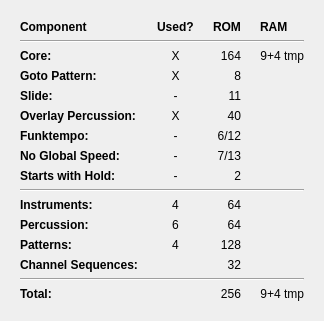
      <widget class="QWidget" name="tabInfo">
       <property name="sizePolicy">
        <sizepolicy hsizetype="Expanding" vsizetype="Expanding">
         <horstretch>0</horstretch>
         <verstretch>0</verstretch>
        </sizepolicy>
       </property>
       <attribute name="title">
        <string>Info</string>
       </attribute>
       <layout class="QVBoxLayout" name="verticalLayout_5">
        <item alignment="Qt::AlignHCenter|Qt::AlignVCenter">
         <widget class="QWidget" name="widgetInfoTable" native="true">
          <property name="sizePolicy">
           <sizepolicy hsizetype="Minimum" vsizetype="Minimum">
            <horstretch>0</horstretch>
            <verstretch>0</verstretch>
           </sizepolicy>
          </property>
          <layout class="QGridLayout" name="gridLayout">
           <item row="13" column="0">
            <widget class="QLabel" name="label_45">
             <property name="text">
              <string>&lt;b&gt;Channel Sequences:&lt;/b&gt;</string>
             </property>
            </widget>
           </item>
           <item row="0" column="3">
            <widget class="QLabel" name="label_26">
             <property name="text">
              <string/>
             </property>
            </widget>
           </item>
           <item row="0" column="1">
            <widget class="QLabel" name="label_25">
             <property name="text">
              <string/>
             </property>
            </widget>
           </item>
           <item row="15" column="4">
            <widget class="QLabel" name="labelInfoRomTotal">
             <property name="text">
              <string>256</string>
             </property>
             <property name="alignment">
              <set>Qt::AlignRight|Qt::AlignTrailing|Qt::AlignVCenter</set>
             </property>
            </widget>
           </item>
           <item row="14" column="0" colspan="7">
            <widget class="Line" name="line_3">
             <property name="orientation">
              <enum>Qt::Horizontal</enum>
             </property>
            </widget>
           </item>
           <item row="0" column="0">
            <widget class="QLabel" name="label_10">
             <property name="text">
              <string>&lt;b&gt;Component&lt;/b&gt;</string>
             </property>
            </widget>
           </item>
           <item row="0" column="2">
            <widget class="QLabel" name="label_12">
             <property name="text">
              <string>&lt;b&gt;Used?&lt;/b&gt;</string>
             </property>
            </widget>
           </item>
           <item row="0" column="4">
            <widget class="QLabel" name="label_13">
             <property name="text">
              <string>&lt;b&gt;ROM&lt;/b&gt;</string>
             </property>
            </widget>
           </item>
           <item row="0" column="6">
            <widget class="QLabel" name="label_14">
             <property name="text">
              <string>&lt;b&gt;RAM&lt;/b&gt;</string>
             </property>
            </widget>
           </item>
           <item row="2" column="0">
            <widget class="QLabel" name="label_15">
             <property name="text">
              <string>&lt;html&gt;&lt;head/&gt;&lt;body&gt;&lt;p&gt;&lt;span style=&quot; font-weight:600;&quot;&gt;Core:&lt;/span&gt;&lt;/p&gt;&lt;/body&gt;&lt;/html&gt;</string>
             </property>
            </widget>
           </item>
           <item row="2" column="6">
            <widget class="QLabel" name="label_18">
             <property name="text">
              <string>9+4 tmp</string>
             </property>
             <property name="alignment">
              <set>Qt::AlignRight|Qt::AlignTrailing|Qt::AlignVCenter</set>
             </property>
            </widget>
           </item>
           <item row="2" column="4">
            <widget class="QLabel" name="labelCoreRom">
             <property name="text">
              <string>164</string>
             </property>
             <property name="alignment">
              <set>Qt::AlignRight|Qt::AlignTrailing|Qt::AlignVCenter</set>
             </property>
            </widget>
           </item>
           <item row="2" column="2">
            <widget class="QLabel" name="label_16">
             <property name="text">
              <string>X</string>
             </property>
             <property name="alignment">
              <set>Qt::AlignCenter</set>
             </property>
            </widget>
           </item>
           <item row="5" column="0">
            <widget class="QLabel" name="label_28">
             <property name="text">
              <string>&lt;html&gt;&lt;head/&gt;&lt;body&gt;&lt;p&gt;&lt;span style=&quot; font-weight:600;&quot;&gt;Overlay Percussion:&lt;/span&gt;&lt;/p&gt;&lt;/body&gt;&lt;/html&gt;</string>
             </property>
            </widget>
           </item>
           <item row="4" column="0">
            <widget class="QLabel" name="label_22">
             <property name="text">
              <string>&lt;html&gt;&lt;head/&gt;&lt;body&gt;&lt;p&gt;&lt;span style=&quot; font-weight:600;&quot;&gt;Slide:&lt;/span&gt;&lt;/p&gt;&lt;/body&gt;&lt;/html&gt;</string>
             </property>
            </widget>
           </item>
           <item row="3" column="2">
            <widget class="QLabel" name="labelGotoUsed">
             <property name="text">
              <string>X</string>
             </property>
             <property name="alignment">
              <set>Qt::AlignCenter</set>
             </property>
            </widget>
           </item>
           <item row="3" column="4">
            <widget class="QLabel" name="labelGotoRom">
             <property name="text">
              <string>8</string>
             </property>
             <property name="alignment">
              <set>Qt::AlignRight|Qt::AlignTrailing|Qt::AlignVCenter</set>
             </property>
            </widget>
           </item>
           <item row="3" column="0">
            <widget class="QLabel" name="label_19">
             <property name="text">
              <string>&lt;html&gt;&lt;head/&gt;&lt;body&gt;&lt;p&gt;&lt;span style=&quot; font-weight:600;&quot;&gt;Goto Pattern:&lt;/span&gt;&lt;/p&gt;&lt;/body&gt;&lt;/html&gt;</string>
             </property>
            </widget>
           </item>
           <item row="4" column="4">
            <widget class="QLabel" name="labelSlideRom">
             <property name="text">
              <string>11</string>
             </property>
             <property name="alignment">
              <set>Qt::AlignRight|Qt::AlignTrailing|Qt::AlignVCenter</set>
             </property>
            </widget>
           </item>
           <item row="4" column="2">
            <widget class="QLabel" name="labelSlideUsed">
             <property name="text">
              <string>-</string>
             </property>
             <property name="alignment">
              <set>Qt::AlignCenter</set>
             </property>
            </widget>
           </item>
           <item row="5" column="2">
            <widget class="QLabel" name="labelOverlayUsed">
             <property name="text">
              <string>X</string>
             </property>
             <property name="alignment">
              <set>Qt::AlignCenter</set>
             </property>
            </widget>
           </item>
           <item row="0" column="5">
            <widget class="QLabel" name="label_27">
             <property name="text">
              <string/>
             </property>
            </widget>
           </item>
           <item row="6" column="2">
            <widget class="QLabel" name="labelFunktempoUsed">
             <property name="text">
              <string>-</string>
             </property>
             <property name="alignment">
              <set>Qt::AlignCenter</set>
             </property>
            </widget>
           </item>
           <item row="5" column="4">
            <widget class="QLabel" name="labelOverlayRom">
             <property name="text">
              <string>40</string>
             </property>
             <property name="alignment">
              <set>Qt::AlignRight|Qt::AlignTrailing|Qt::AlignVCenter</set>
             </property>
            </widget>
           </item>
           <item row="6" column="0">
            <widget class="QLabel" name="label_31">
             <property name="text">
              <string>&lt;html&gt;&lt;head/&gt;&lt;body&gt;&lt;p&gt;&lt;span style=&quot; font-weight:600;&quot;&gt;Funktempo:&lt;/span&gt;&lt;/p&gt;&lt;/body&gt;&lt;/html&gt;</string>
             </property>
            </widget>
           </item>
           <item row="6" column="4">
            <widget class="QLabel" name="labelFunktempoRom">
             <property name="text">
              <string>6/12</string>
             </property>
             <property name="alignment">
              <set>Qt::AlignRight|Qt::AlignTrailing|Qt::AlignVCenter</set>
             </property>
            </widget>
           </item>
           <item row="8" column="2">
            <widget class="QLabel" name="labelStartsWithHold">
             <property name="text">
              <string>-</string>
             </property>
             <property name="alignment">
              <set>Qt::AlignCenter</set>
             </property>
            </widget>
           </item>
           <item row="8" column="4">
            <widget class="QLabel" name="labelStartsWithHoldRom">
             <property name="text">
              <string>2</string>
             </property>
             <property name="alignment">
              <set>Qt::AlignRight|Qt::AlignTrailing|Qt::AlignVCenter</set>
             </property>
            </widget>
           </item>
           <item row="8" column="0">
            <widget class="QLabel" name="label_34">
             <property name="text">
              <string>&lt;html&gt;&lt;head/&gt;&lt;body&gt;&lt;p&gt;&lt;span style=&quot; font-weight:600;&quot;&gt;Starts with Hold:&lt;/span&gt;&lt;/p&gt;&lt;/body&gt;&lt;/html&gt;</string>
             </property>
            </widget>
           </item>
           <item row="10" column="0">
            <widget class="QLabel" name="label_39">
             <property name="text">
              <string>&lt;html&gt;&lt;head/&gt;&lt;body&gt;&lt;p&gt;&lt;span style=&quot; font-weight:600;&quot;&gt;Instruments:&lt;/span&gt;&lt;/p&gt;&lt;/body&gt;&lt;/html&gt;</string>
             </property>
            </widget>
           </item>
           <item row="10" column="4">
            <widget class="QLabel" name="labelInstrumentsRom">
             <property name="text">
              <string>64</string>
             </property>
             <property name="alignment">
              <set>Qt::AlignRight|Qt::AlignTrailing|Qt::AlignVCenter</set>
             </property>
            </widget>
           </item>
           <item row="1" column="0" colspan="7">
            <widget class="Line" name="line">
             <property name="orientation">
              <enum>Qt::Horizontal</enum>
             </property>
            </widget>
           </item>
           <item row="12" column="0">
            <widget class="QLabel" name="label_43">
             <property name="text">
              <string>&lt;b&gt;Patterns:&lt;/b&gt;</string>
             </property>
            </widget>
           </item>
           <item row="11" column="4">
            <widget class="QLabel" name="labelPercussionRom">
             <property name="text">
              <string>64</string>
             </property>
             <property name="alignment">
              <set>Qt::AlignRight|Qt::AlignTrailing|Qt::AlignVCenter</set>
             </property>
            </widget>
           </item>
           <item row="11" column="0">
            <widget class="QLabel" name="label_41">
             <property name="text">
              <string>&lt;b&gt;Percussion:&lt;/b&gt;</string>
             </property>
            </widget>
           </item>
           <item row="15" column="6">
            <widget class="QLabel" name="label_54">
             <property name="text">
              <string>9+4 tmp</string>
             </property>
             <property name="alignment">
              <set>Qt::AlignRight|Qt::AlignTrailing|Qt::AlignVCenter</set>
             </property>
            </widget>
           </item>
           <item row="12" column="2">
            <widget class="QLabel" name="labelInfoPatterns">
             <property name="text">
              <string>4</string>
             </property>
             <property name="alignment">
              <set>Qt::AlignCenter</set>
             </property>
            </widget>
           </item>
           <item row="9" column="0" colspan="7">
            <widget class="Line" name="line_2">
             <property name="orientation">
              <enum>Qt::Horizontal</enum>
             </property>
            </widget>
           </item>
           <item row="15" column="0">
            <widget class="QLabel" name="label_52">
             <property name="text">
              <string>&lt;b&gt;Total:&lt;/b&gt;</string>
             </property>
            </widget>
           </item>
           <item row="12" column="4">
            <widget class="QLabel" name="labelPatternsRom">
             <property name="text">
              <string>128</string>
             </property>
             <property name="alignment">
              <set>Qt::AlignRight|Qt::AlignTrailing|Qt::AlignVCenter</set>
             </property>
            </widget>
           </item>
           <item row="11" column="2">
            <widget class="QLabel" name="labelInfoPercussion">
             <property name="text">
              <string>6</string>
             </property>
             <property name="alignment">
              <set>Qt::AlignCenter</set>
             </property>
            </widget>
           </item>
           <item row="13" column="4">
            <widget class="QLabel" name="labelSequencesRom">
             <property name="text">
              <string>32</string>
             </property>
             <property name="alignment">
              <set>Qt::AlignRight|Qt::AlignTrailing|Qt::AlignVCenter</set>
             </property>
            </widget>
           </item>
           <item row="10" column="2">
            <widget class="QLabel" name="labelInfoInstruments">
             <property name="text">
              <string>4</string>
             </property>
             <property name="alignment">
              <set>Qt::AlignCenter</set>
             </property>
            </widget>
           </item>
           <item row="7" column="0">
            <widget class="QLabel" name="label_30">
             <property name="text">
              <string>&lt;html&gt;&lt;head/&gt;&lt;body&gt;&lt;p&gt;&lt;span style=&quot; font-weight:600;&quot;&gt;No Global Speed:&lt;/span&gt;&lt;/p&gt;&lt;/body&gt;&lt;/html&gt;</string>
             </property>
            </widget>
           </item>
           <item row="7" column="2">
            <widget class="QLabel" name="labelLocalSpeedUsed">
             <property name="text">
              <string>&lt;html&gt;&lt;head/&gt;&lt;body&gt;&lt;p&gt;-&lt;/p&gt;&lt;/body&gt;&lt;/html&gt;</string>
             </property>
             <property name="alignment">
              <set>Qt::AlignCenter</set>
             </property>
            </widget>
           </item>
           <item row="7" column="4">
            <widget class="QLabel" name="labelLocalSpeedRom">
             <property name="text">
              <string>&lt;html&gt;&lt;head/&gt;&lt;body&gt;&lt;p align=&quot;right&quot;&gt;7/13&lt;/p&gt;&lt;/body&gt;&lt;/html&gt;</string>
             </property>
             <property name="alignment">
              <set>Qt::AlignRight|Qt::AlignTrailing|Qt::AlignVCenter</set>
             </property>
            </widget>
           </item>
          </layout>
         </widget>
        </item>
       </layout>
      </widget>
